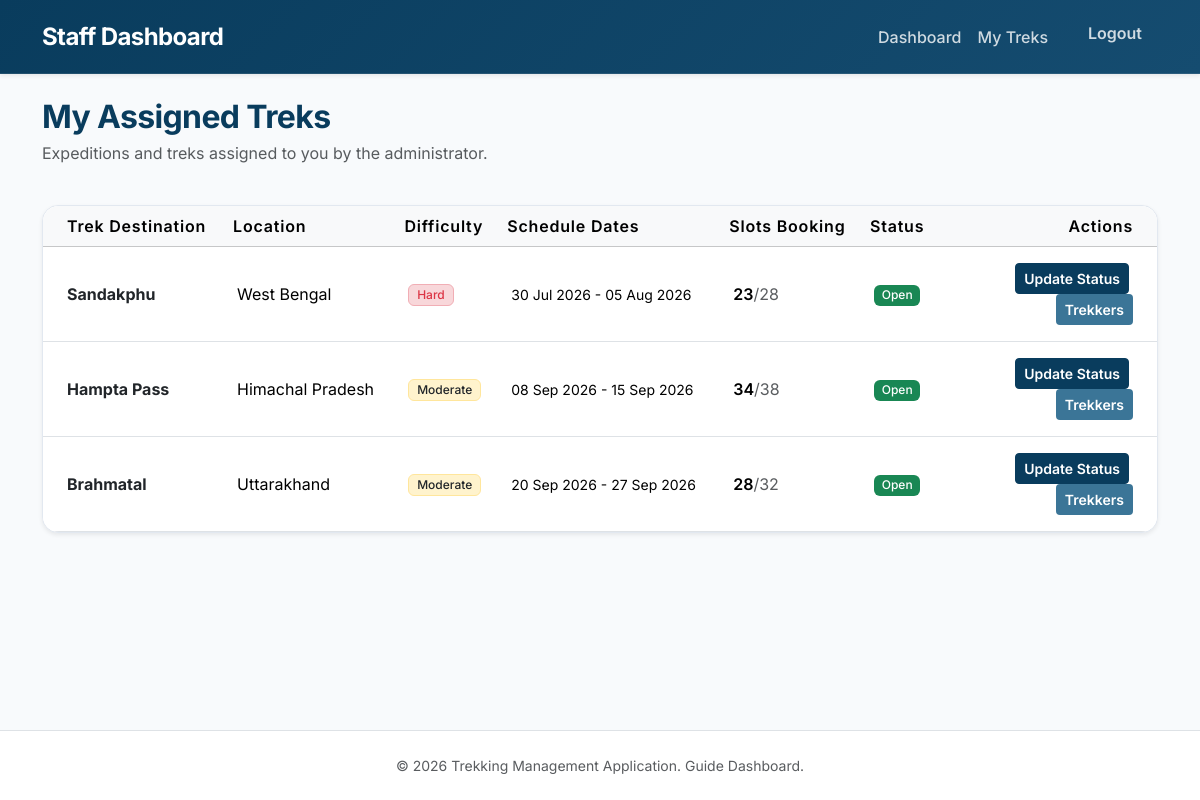
The page /staff/treks (signed in) on the database its author committed.
### models.py (models this page shows, shortened)
class Trek(db.Model):
    __tablename__ = "trek"
    id = db.Column(db.Integer, primary_key=True)
    name = db.Column(db.String(100), nullable=False)
    location = db.Column(db.String(100), nullable=False)
    difficulty = db.Column(db.String(50), nullable=False)
    duration = db.Column(db.Integer, nullable=False)
    total_slots = db.Column(db.Integer, nullable=False)
    available_slots = db.Column(db.Integer, nullable=False)
    assigned_staff = db.Column(
        db.Integer,
        db.ForeignKey("user.id"),
        nullable=True
    )
    start_date = db.Column(db.Date)
    end_date = db.Column(db.Date)
    status = db.Column(db.String(20), default="Pending")
    is_deleted = db.Column(
        db.Boolean,
        default=False
    )
    description = db.Column(db.Text)
    bookings = db.relationship(
        "Booking",
        backref="trek",
        lazy=True
    )

### routes/staff.py (the view)
@staff.route("/treks")
@login_required
@staff_required
def assigned_treks():
    treks = Trek.query.filter_by(
        assigned_staff=current_user.id
    ).all()
    return render_template(
        "staff/assigned_treks.html",
        treks=treks
    )

### app.py (called while the page is built)
@login_manager.user_loader
def load_user(user_id):
    return User.query.get(int(user_id))

### routes/staff.py (called while the page is built)
def staff_required(func):
    @wraps(func)
    def wrapper(*args, **kwargs):
        if not current_user.is_authenticated:
            return redirect(url_for("auth.login"))
        if current_user.role != "staff":
            flash("Access Denied!", "danger")
            return redirect(url_for("auth.login"))
        if current_user.status != "approved":
            flash("Your account is awaiting admin approval.", "warning")
            return redirect(url_for("auth.login"))
        return func(*args, **kwargs)
    return wrapper

### templates/staff/assigned_treks.html (shortened to what this page needs)
{% extends "staff/base.html" %}
{% block content %}
<div class="row align-items-center mb-4">
    <div class="col-12">
        <h2 class="fw-bold mb-1" style="color: var(--primary); letter-spacing: -0.02em;">My Assigned Treks</h2>
        <p class="text-muted">Expeditions and treks assigned to you by the administrator.</p>
    </div>
</div>
<div class="card shadow-sm">
    <div class="table-responsive">
        <table class="table table-hover align-middle mb-0 bg-white">
            <thead class="table-light">
                <tr>
                    <th class="ps-4">Trek Destination</th>
                    <th>Location</th>
                    <th>Difficulty</th>
                    <th>Schedule Dates</th>
                    <th>Slots Booking</th>
                    <th>Status</th>
                    <th class="text-end pe-4" width="220">Actions</th>
                </tr>
            </thead>
            <tbody>
            {% for trek in treks %}
                <tr class="{% if trek.status == 'Completed' %}table-light text-muted{% endif %}">
                    <td class="ps-4 fw-bold text-dark">{{ trek.name }}</td>
                    <td>{{ trek.location }}</td>
                    <td>
                        {% if trek.difficulty == "Easy" %}
                            <span class="badge bg-success-subtle text-success border border-success-subtle">Easy</span>
                        {% elif trek.difficulty == "Moderate" %}
                            <span class="badge bg-warning-subtle text-warning border border-warning-subtle text-dark">Moderate</span>
                        {% else %}
                            <span class="badge bg-danger-subtle text-danger border border-danger-subtle">Hard</span>
                        {% endif %}
                    </td>
                    <td>
                        <span class="small">{{ trek.start_date.strftime('%d %b %Y') if trek.start_date }} - {{ trek.end_date.strftime('%d %b %Y') if trek.end_date }}</span>
                    </td>
                    <td>
                        <span class="fw-semibold">{{ trek.available_slots }}</span><span class="text-muted">/{{ trek.total_slots }}</span>
                    </td>
                    <td>
                        {% if trek.status == "Open" %}
                            <span class="badge bg-success text-white">Open</span>
                        {% elif trek.status == "Closed" %}
                            <span class="badge bg-secondary text-white">Closed</span>
                        {% elif trek.status == "Completed" %}
                            <span class="badge bg-info text-white">Completed</span>
                        {% else %}
                            <span class="badge bg-light text-dark border">{{ trek.status }}</span>
                        {% endif %}
                    </td>
                    <td class="text-end pe-4">
                        <a class="btn btn-sm btn-primary fw-semibold me-1" href="{{ url_for('staff.update_trek', id=trek.id) }}">
                            Update Status
                        </a>
                        <a class="btn btn-sm btn-custom fw-semibold" href="{{ url_for('staff.participants', id=trek.id) }}">
                            Trekkers
                        </a>
                    </td>
                </tr>
            {% else %}
                <tr>
                    <td colspan="7" class="text-center py-4 text-muted">
                        You have not been assigned to any treks yet.
                    </td>
                </tr>
            {% endfor %}
            </tbody>
        </table>
    </div>
</div>
{% endblock %}

### static/css/style.css (style rules this page uses)
:root { --primary: #093c5d; --primary-light: #154c70; --secondary: #3b7597; --accent: #5df8d8; --bg-light: #f8fafc; --card-bg: #ffffff; --text-main: #1e293b; --text-muted: #64748b; --border-color: #e2e8f0; }
body { font-family: 'Inter', system-ui, -apple-system, sans-serif; background-color: var(--bg-light); color: var(--text-main); display: flex; flex-direction: column; min-height: 100vh; margin: 0; }
.btn-primary { background-color: var(--primary); border-color: var(--primary); transition: all 0.2s ease; }
.btn-custom { background-color: var(--secondary); color: #ffffff; transition: all 0.2s ease; }
.card { background-color: var(--card-bg); border: 1px solid var(--border-color); border-radius: 1rem; transition: all 0.3s cubic-bezier(0.4, 0, 0.2, 1); }
.table-responsive { border-radius: 1rem; }
.table th { font-weight: 600; letter-spacing: 0.05em; }
.table td { padding: 1rem 0.75rem; }
.badge { font-weight: 500; padding: 0.35em 0.65em; border-radius: 0.375rem; }

### rows shown on the page
Trek: name "Sandakphu", location "West Bengal", difficulty "Hard", start_date "30 Jul 2026", end_date "05 Aug 2026", available_slots "23", total_slots "28", status "Open"
Trek: name "Hampta Pass", location "Himachal Pradesh", difficulty "Moderate", start_date "08 Sep 2026", end_date "15 Sep 2026", available_slots "34", total_slots "38", status "Open"
Trek: name "Brahmatal", location "Uttarakhand", difficulty "Moderate", start_date "20 Sep 2026", end_date "27 Sep 2026", available_slots "28", total_slots "32", status "Open"
